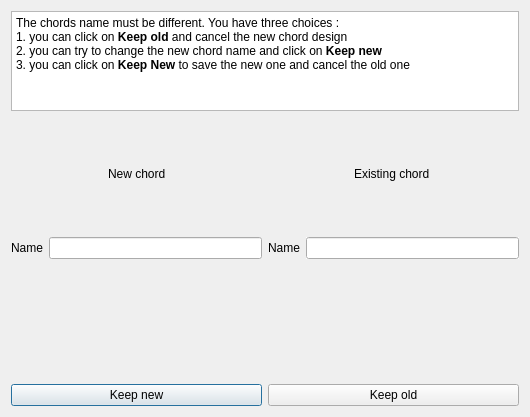
<?xml version="1.0" encoding="UTF-8"?>
<ui version="4.0">
 <class>DialogChooseGoodChord</class>
 <widget class="QDialog" name="DialogChooseGoodChord">
  <property name="geometry">
   <rect>
    <x>0</x>
    <y>0</y>
    <width>530</width>
    <height>417</height>
   </rect>
  </property>
  <property name="windowTitle">
   <string>You defined the same name for two Chord !</string>
  </property>
  <layout class="QHBoxLayout" name="horizontalLayout_7">
   <item>
    <layout class="QVBoxLayout" name="verticalLayout_3">
     <item>
      <layout class="QHBoxLayout" name="horizontalLayout_6">
       <item>
        <widget class="QTextEdit" name="textEdit">
         <property name="maximumSize">
          <size>
           <width>16777215</width>
           <height>100</height>
          </size>
         </property>
         <property name="autoFillBackground">
          <bool>true</bool>
         </property>
         <property name="readOnly">
          <bool>true</bool>
         </property>
         <property name="html">
          <string>&lt;!DOCTYPE HTML PUBLIC &quot;-//W3C//DTD HTML 4.0//EN&quot; &quot;http://www.w3.org/TR/REC-html40/strict.dtd&quot;&gt;
&lt;html&gt;&lt;head&gt;&lt;meta name=&quot;qrichtext&quot; content=&quot;1&quot; /&gt;&lt;style type=&quot;text/css&quot;&gt;
p, li { white-space: pre-wrap; }
&lt;/style&gt;&lt;/head&gt;&lt;body style=&quot; font-family:'Noto Sans'; font-size:9pt; font-weight:400; font-style:normal;&quot;&gt;
&lt;p style=&quot; margin-top:0px; margin-bottom:0px; margin-left:0px; margin-right:0px; -qt-block-indent:0; text-indent:0px;&quot;&gt;The chords name must be different. You have three choices : &lt;/p&gt;
&lt;p style=&quot; margin-top:0px; margin-bottom:0px; margin-left:0px; margin-right:0px; -qt-block-indent:0; text-indent:0px;&quot;&gt;1. you can click on &lt;span style=&quot; font-weight:600;&quot;&gt;Keep old&lt;/span&gt; and cancel the new chord design&lt;/p&gt;
&lt;p style=&quot; margin-top:0px; margin-bottom:0px; margin-left:0px; margin-right:0px; -qt-block-indent:0; text-indent:0px;&quot;&gt;2. you can try to change the new chord name and click on &lt;span style=&quot; font-weight:600;&quot;&gt;Keep new&lt;/span&gt;&lt;/p&gt;
&lt;p style=&quot; margin-top:0px; margin-bottom:0px; margin-left:0px; margin-right:0px; -qt-block-indent:0; text-indent:0px;&quot;&gt;3. you can click on &lt;span style=&quot; font-weight:600;&quot;&gt;Keep New&lt;/span&gt; to save the new one and cancel the old one&lt;/p&gt;&lt;/body&gt;&lt;/html&gt;</string>
         </property>
         <property name="overwriteMode">
          <bool>false</bool>
         </property>
         <property name="textInteractionFlags">
          <set>Qt::NoTextInteraction</set>
         </property>
        </widget>
       </item>
      </layout>
     </item>
     <item>
      <layout class="QHBoxLayout" name="horizontalLayout_5">
       <item>
        <layout class="QVBoxLayout" name="verticalLayout_2">
         <item>
          <layout class="QHBoxLayout" name="horizontalLayout_3">
           <item>
            <spacer name="horizontalSpacer">
             <property name="orientation">
              <enum>Qt::Horizontal</enum>
             </property>
             <property name="sizeHint" stdset="0">
              <size>
               <width>40</width>
               <height>20</height>
              </size>
             </property>
            </spacer>
           </item>
           <item>
            <widget class="QLabel" name="labelNewChord">
             <property name="text">
              <string>New chord</string>
             </property>
            </widget>
           </item>
           <item>
            <spacer name="horizontalSpacer_2">
             <property name="orientation">
              <enum>Qt::Horizontal</enum>
             </property>
             <property name="sizeHint" stdset="0">
              <size>
               <width>40</width>
               <height>20</height>
              </size>
             </property>
            </spacer>
           </item>
          </layout>
         </item>
         <item>
          <layout class="QHBoxLayout" name="horizontalLayout">
           <item>
            <widget class="QLabel" name="labelNameNew">
             <property name="text">
              <string>Name</string>
             </property>
            </widget>
           </item>
           <item>
            <widget class="QLineEdit" name="lineEditNewName"/>
           </item>
          </layout>
         </item>
         <item>
          <widget class="ChordDiagram" name="widgetNew" native="true">
           <property name="minimumSize">
            <size>
             <width>0</width>
             <height>0</height>
            </size>
           </property>
          </widget>
         </item>
         <item>
          <widget class="QPushButton" name="pushButtonReplaceOld">
           <property name="text">
            <string>Keep new</string>
           </property>
          </widget>
         </item>
        </layout>
       </item>
       <item>
        <layout class="QVBoxLayout" name="verticalLayout">
         <item>
          <layout class="QHBoxLayout" name="horizontalLayout_4">
           <item>
            <spacer name="horizontalSpacer_3">
             <property name="orientation">
              <enum>Qt::Horizontal</enum>
             </property>
             <property name="sizeHint" stdset="0">
              <size>
               <width>40</width>
               <height>20</height>
              </size>
             </property>
            </spacer>
           </item>
           <item>
            <widget class="QLabel" name="labelExistingChord">
             <property name="text">
              <string>Existing chord </string>
             </property>
            </widget>
           </item>
           <item>
            <spacer name="horizontalSpacer_4">
             <property name="orientation">
              <enum>Qt::Horizontal</enum>
             </property>
             <property name="sizeHint" stdset="0">
              <size>
               <width>40</width>
               <height>20</height>
              </size>
             </property>
            </spacer>
           </item>
          </layout>
         </item>
         <item>
          <layout class="QHBoxLayout" name="horizontalLayout_2">
           <item>
            <widget class="QLabel" name="labelOldName">
             <property name="text">
              <string>Name</string>
             </property>
            </widget>
           </item>
           <item>
            <widget class="QLineEdit" name="lineEditOldName">
             <property name="autoFillBackground">
              <bool>true</bool>
             </property>
             <property name="readOnly">
              <bool>true</bool>
             </property>
            </widget>
           </item>
          </layout>
         </item>
         <item>
          <widget class="ChordDiagram" name="widgetOld" native="true">
           <property name="minimumSize">
            <size>
             <width>0</width>
             <height>0</height>
            </size>
           </property>
          </widget>
         </item>
         <item>
          <widget class="QPushButton" name="pushButtonKeepOld">
           <property name="text">
            <string>Keep old</string>
           </property>
          </widget>
         </item>
        </layout>
       </item>
      </layout>
     </item>
    </layout>
   </item>
  </layout>
 </widget>
 <customwidgets>
  <customwidget>
   <class>ChordDiagram</class>
   <extends>QWidget</extends>
   <header>chorddiagram.h</header>
   <container>1</container>
  </customwidget>
 </customwidgets>
 <resources/>
 <connections/>
</ui>
